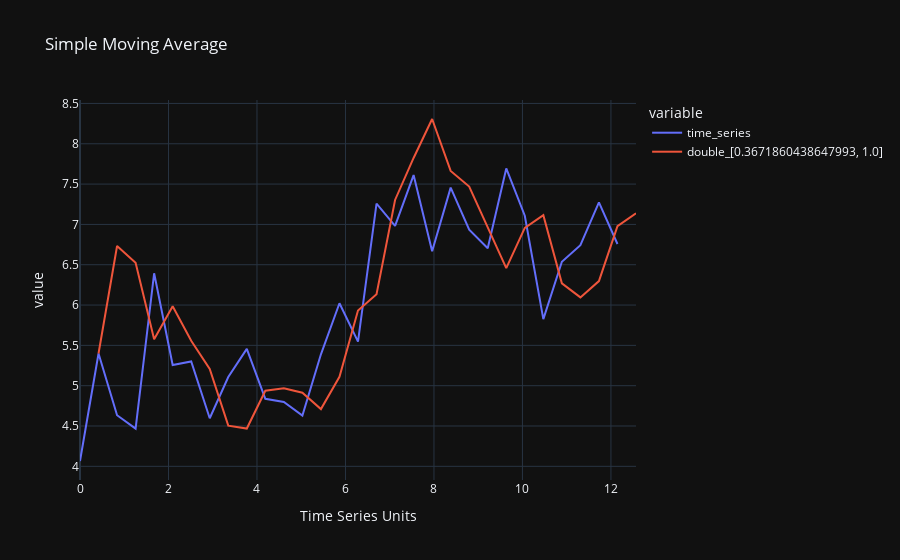

Notebook source saved alongside this figure:
### Code cell
_, fig = smoothing.DOUBLE(
    res,
    df=ts_df,
    ts_col='time_series',
)
fig.show()

### Figure 1 — Plotly figure (JSON) as saved in the notebook; plotly's stock layout.template omitted (floating-point values rounded to 4 significant figures)
{"data": [{"hovertemplate": "variable=time_series<br>Time Series Units=%{x}<br>value=%{y}<extra></extra>", "legendgroup": "time_series", "line": {"color": "#636efa", "dash": "solid"}, "marker": {"symbol": "circle"}, "mode": "lines", "name": "time_series", "orientation": "v", "showlegend": true, "type": "scatter", "x": [0, 0.4189, 0.8378, 1.257, 1.676, 2.094, 2.513, 2.932, 3.351, 3.77, 4.189, 4.608, 5.027, 5.445, 5.864, 6.283, 6.702, 7.121, 7.54, 7.959, 8.378, 8.796, 9.215, 9.634, 10.05, 10.47, 10.89, 11.31, 11.73, 12.15, 12.57], "xaxis": "x", "y": [4.066, 5.399, 4.634, 4.468, 6.394, 5.256, 5.3, 4.597, 5.107, 5.457, 4.837, 4.798, 4.628, 5.389, 6.023, 5.546, 7.257, 6.982, 7.612, 6.666, 7.456, 6.935, 6.704, 7.694, 7.108, 5.826, 6.538, 6.743, 7.273, 6.757, null], "yaxis": "y"}, {"hovertemplate": "variable=double_[0.3671860438647993, 1.0]<br>Time Series Units=%{x}<br>value=%{y}<extra></extra>", "legendgroup": "double_[0.3671860438647993, 1.0]", "line": {"color": "#EF553B", "dash": "solid"}, "marker": {"symbol": "circle"}, "mode": "lines", "name": "double_[0.3671860438647993, 1.0]", "orientation": "v", "showlegend": true, "type": "scatter", "x": [0, 0.4189, 0.8378, 1.257, 1.676, 2.094, 2.513, 2.932, 3.351, 3.77, 4.189, 4.608, 5.027, 5.445, 5.864, 6.283, 6.702, 7.121, 7.54, 7.959, 8.378, 8.796, 9.215, 9.634, 10.05, 10.47, 10.89, 11.31, 11.73, 12.15, 12.57], "xaxis": "x", "y": [null, 5.399, 6.733, 6.525, 5.577, 5.984, 5.557, 5.208, 4.505, 4.468, 4.937, 4.969, 4.912, 4.71, 5.11, 5.932, 6.134, 7.303, 7.824, 8.307, 7.663, 7.469, 6.959, 6.458, 6.958, 7.114, 6.27, 6.095, 6.297, 6.978, 7.139], "yaxis": "y"}], "layout": {"autosize": true, "legend": {"title": {"text": "variable"}, "tracegroupgap": 0}, "title": {"text": "Simple Moving Average"}, "xaxis": {"anchor": "y", "autorange": true, "domain": [0, 1], "range": [0, 12.57], "title": {"text": "Time Series Units"}, "type": "linear"}, "yaxis": {"anchor": "x", "autorange": true, "domain": [0, 1], "range": [3.831, 8.543], "title": {"text": "value"}, "type": "linear"}}}
